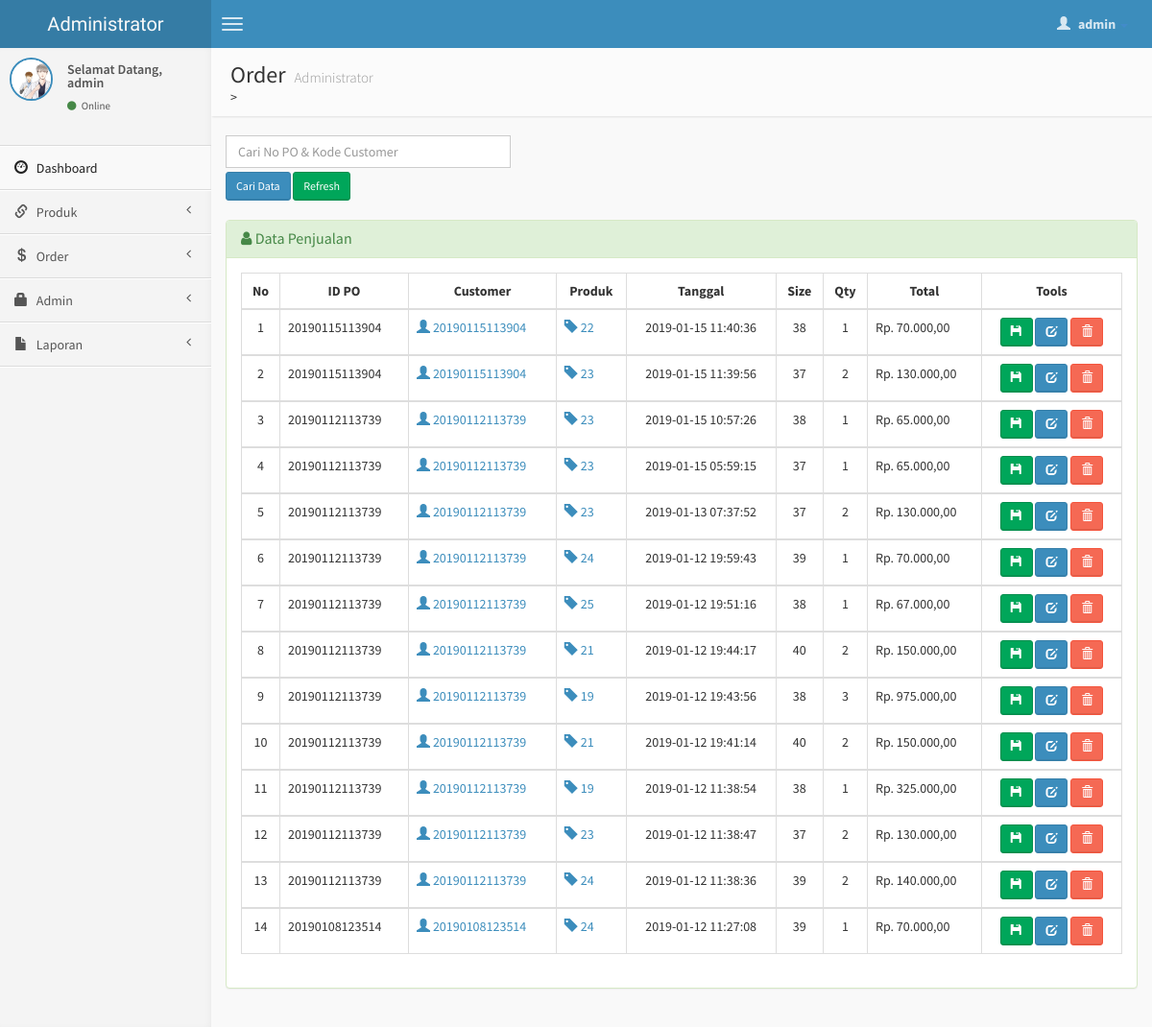
Screenshot of /admin/po-terima.php (signed in) with the database file from the repository.
### tables this page shows
CREATE TABLE `po_terima` (
  `id` int(10) NOT NULL,
  `nopo` varchar(20) NOT NULL,
  `kd_cus` varchar(20) NOT NULL,
  `kode` int(4) NOT NULL,
  `tanggal` datetime NOT NULL,
  `ukuran` varchar(4) NOT NULL,
  `qty` int(8) NOT NULL,
  `total` int(8) NOT NULL
);

### admin/po-terima.php (the view, shortened to what this page needs)
<?php
if (empty($_SESSION['username'])){
	header('location:../index.php');
} else {
?>
<!DOCTYPE html>
<html>
    <head>
        <link href="../dist/css/bootstrap.css" rel="stylesheet" type="text/css" />
        <link href="//cdnjs.cloudflare.com/ajax/libs/font-awesome/4.1.0/css/font-awesome.min.css" rel="stylesheet" type="text/css" />
        <link href="//code.ionicframework.com/ionicons/1.5.2/css/ionicons.min.css" rel="stylesheet" type="text/css" />
        <link href="../css/morris/morris.css" rel="stylesheet" type="text/css" />
        <link href="../css/jvectormap/jquery-jvectormap-1.2.2.css" rel="stylesheet" type="text/css" />
        <link href="../css/datepicker/datepicker3.css" rel="stylesheet" type="text/css" />
        <link href="../css/daterangepicker/daterangepicker-bs3.css" rel="stylesheet" type="text/css" />
        <link href="../css/bootstrap-wysihtml5/bootstrap3-wysihtml5.min.css" rel="stylesheet" type="text/css" />
        <link href="../css/AdminLTE.css" rel="stylesheet" type="text/css" />
        <link rel="stylesheet" href="datatables/dataTables.bootstrap.css"/>
    </head>
    <body class="skin-blue">
        <header class="header">
            <a href="index.php" class="logo">
                Administrator
            </a>
            <nav class="navbar navbar-static-top" role="navigation">
                <a href="#" class="navbar-btn sidebar-toggle" data-toggle="offcanvas" role="button">
                    <span class="icon-bar"></span>
                    <span class="icon-bar"></span>
                    <span class="icon-bar"></span>
                </a>
                <div class="navbar-right">
                    <ul class="nav navbar-nav">
                        <li class="dropdown user user-menu">
                            <a href="#" class="dropdown-toggle" data-toggle="dropdown">
                                <i class="glyphicon glyphicon-user"></i>
                                <span><?php echo $_SESSION['fullname']; ?> <i class="caret"></i></span>
                            </a>
<?php } ?>
                        </li>
                    </ul>
                </div>
            </nav>
        </header>
        <div class="wrapper row-offcanvas row-offcanvas-left">
            <aside class="left-side sidebar-offcanvas">
                <section class="sidebar">
                    <div class="user-panel">
                        <div class="pull-left image">
                            <img src="<?php echo $_SESSION['gambar']; ?>" class="img-circle" alt="User Image" style="border: 2px solid #3C8DBC;" />
                        </div>
                        <div class="pull-left info">
                            <p>Selamat Datang,<br /><?php echo $_SESSION['fullname']; ?></p>
                            <a href="#"><i class="fa fa-circle text-success"></i> Online</a>
                        </div>
                    </div>
                    <?php include "menu.php"; ?>
                </section>
            </aside>
            <aside class="right-side">
                <section class="content-header">
                    <h1>
                        Order
                        <small>Administrator</small>
                    </h1>
			?>>
                </section>
                <section class="content">
                    <div class="row">
              <div class="col-lg-4">
              <form action='po-terima.php' method="POST">
	       <input type='text' class="form-control" style="margin-bottom: 4px;" name='qcari' placeholder='Cari No PO & Kode Customer' required />
           <input type='submit' value='Cari Data' class="btn btn-sm btn-primary" /> <a href='po-terima.php' class="btn btn-sm btn-success" >Refresh</i></a>
          	</div>
              </div>
                    <br />
                    <div class="row">
                        <div class="col-lg-12">
                    <div class="panel panel-success">
                        <div class="panel-heading">
                        <h3 class="panel-title"><i class="fa fa-user"></i> Data Penjualan</h3>
                        </div>
                        <div class="panel-body">
                    <?php
                    $query1="select * from po_terima order by nopo DESC";
                    $tampil=mysqli_query($koneksi, $query1) or die(mysqli_error());
                    ?>
                  <table id="example" class="table table-hover table-bordered">
                  <thead>
                      <tr>
                        <th><center>No </center></th>
                        <th><center>ID PO </i></center></th>
                        <th><center>Customer </center></th>
                        <th><center>Produk </center></th>
                        <th><center>Tanggal </center></th>
                        <th><center>Size </center></th>
                        <th><center>Qty </center></th>
                        <th><center>Total </center></th>
                        <th><center>Tools</center></th>
                      </tr>
                  </thead>
                     <?php
                     $no=0;
                     while($data=mysqli_fetch_array($tampil))
                    { $no++; ?>
                    <tbody>
                    <tr>
                    <td><center><?php echo $no; ?></center></td>
                    <td><?php echo $data['nopo'];?></td>
                    <td><a href="detail-customer.php?hal=edit&kd=<?php echo $data['kd_cus'];?>"><span class="glyphicon glyphicon-user"></span> <?php echo $data['kd_cus'];?></td>
                    <td><a href="detail-produk.php?hal=edit&kd=<?php echo $data['kode'];?>"><span class="glyphicon glyphicon-tag"></span> <?php echo $data['kode'];?></td>
                    <td><center><?php echo $data['tanggal'];?></center></td>
                    <td><center><?php echo $data['ukuran'];?></center></td>
                    <td><center><?php echo $data['qty'];?></center></td>
                    <td>Rp. <?php echo number_format($data['total'],2,",",".");?></td>
                    <td><center><div id="thanks"><a class="btn btn-sm btn-success" data-placement="bottom" data-toggle="tooltip" title="simpan ke PO kirim" href="input-po-kirim.php?hal=tambah&nopo=<?php echo $data['id'];?>"><span class="glyphicon glyphicon-floppy-disk"></span></a>
                    <a class="btn btn-sm btn-primary" data-placement="bottom" data-toggle="tooltip" title="Edit PO Terima" href="edit-po-terima.php?hal=edit&kode=<?php echo $data['id'];?>"><span class="glyphicon glyphicon-edit"></span></a>
                    <a onclick="return confirm ('Yakin hapus PO <?php echo $data['nopo'];?>.?');" class="btn btn-sm btn-danger tooltips" data-placement="bottom" data-toggle="tooltip" title="Hapus PO Terima" href="po-terima.php?hal=hapus&kd=<?php echo $data['id'];?>"><span class="glyphicon glyphicon-trash"></a></center></td></tr></div>
                 <?php
              }
              ?>
                   </tbody>
    </body>
</html>

### rows the page displays
po_terima: nopo "20190115113904", kd_cus "20190115113904", kode "22", tanggal "2019-01-15 11:40:36", ukuran "38", qty "1", total "70.000,00"
po_terima: nopo "20190115113904", kd_cus "20190115113904", kode "23", tanggal "2019-01-15 11:39:56", ukuran "37", qty "2", total "130.000,00"
po_terima: nopo "20190112113739", kd_cus "20190112113739", kode "23", tanggal "2019-01-15 10:57:26", ukuran "38", qty "1", total "65.000,00"
po_terima: nopo "20190112113739", kd_cus "20190112113739", kode "23", tanggal "2019-01-15 05:59:15", ukuran "37", qty "1", total "65.000,00"
po_terima: nopo "20190112113739", kd_cus "20190112113739", kode "23", tanggal "2019-01-13 07:37:52", ukuran "37", qty "2", total "130.000,00"
po_terima: nopo "20190112113739", kd_cus "20190112113739", kode "24", tanggal "2019-01-12 19:59:43", ukuran "39", qty "1", total "70.000,00"
po_terima: nopo "20190112113739", kd_cus "20190112113739", kode "25", tanggal "2019-01-12 19:51:16", ukuran "38", qty "1", total "67.000,00"
po_terima: nopo "20190112113739", kd_cus "20190112113739", kode "21", tanggal "2019-01-12 19:44:17", ukuran "40", qty "2", total "150.000,00"
po_terima: nopo "20190112113739", kd_cus "20190112113739", kode "19", tanggal "2019-01-12 19:43:56", ukuran "38", qty "3", total "975.000,00"
po_terima: nopo "20190112113739", kd_cus "20190112113739", kode "21", tanggal "2019-01-12 19:41:14", ukuran "40", qty "2", total "150.000,00"
po_terima: nopo "20190112113739", kd_cus "20190112113739", kode "19", tanggal "2019-01-12 11:38:54", ukuran "38", qty "1", total "325.000,00"
po_terima: nopo "20190112113739", kd_cus "20190112113739", kode "23", tanggal "2019-01-12 11:38:47", ukuran "37", qty "2", total "130.000,00"
po_terima: nopo "20190112113739", kd_cus "20190112113739", kode "24", tanggal "2019-01-12 11:38:36", ukuran "39", qty "2", total "140.000,00"
po_terima: nopo "20190108123514", kd_cus "20190108123514", kode "24", tanggal "2019-01-12 11:27:08", ukuran "39", qty "1", total "70.000,00"

### other values shown
$_SESSION['fullname'] "admin"
